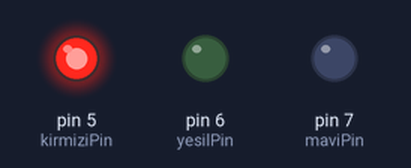
The sketch below on a simulated Arduino Uno, built with avr-gcc and run on an emulated ATmega328P. On the bench: output pins drawn as LEDs (lit = HIGH).

Above: at 0.05 s.
At 1.5 s:
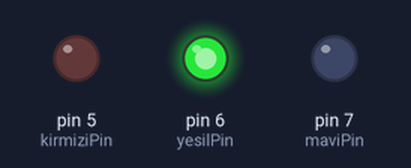
At 2.95 s:
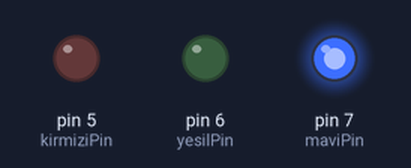
At 3.7 s:
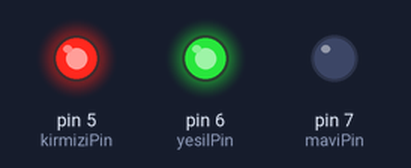
At 4.45 s:
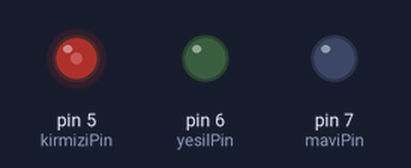
At 5.95 s:
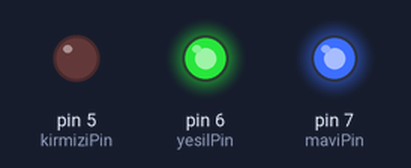
Timing chart, 0 to 7.8 s (numbered marks = the images above):
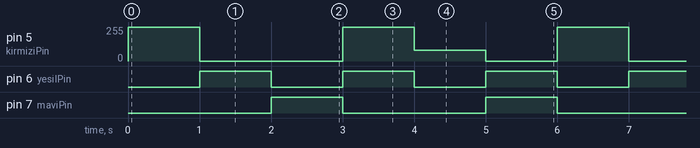

The sketch:

rgb.ino
```cpp
int kirmiziPin = 5;
int yesilPin = 6;
int maviPin = 7;


void setup()
{
  pinMode(kirmiziPin, OUTPUT);
  pinMode(yesilPin, OUTPUT);
  pinMode(maviPin, OUTPUT);
}

void loop()
{
  setColor(255, 0, 0);  // kirmizi
  delay(1000);
  setColor(0, 255, 0);  // yesil
  delay(1000);
  setColor(0, 0, 255);  // mavi
  delay(1000);
  setColor(255, 255, 0);  // yellow
  delay(1000);
  setColor(80, 0, 80);  // purple
  delay(1000);
  setColor(0, 255, 255);  // aqua
  delay(1000);
}

void setColor(int kirmizi, int yesil, int mavi)
{
  #ifdef COMMON_ANODE
    kirmizi = 255 - kirmizi;
    yesil = 255 - yesil;
    mavi = 255 - mavi;
  #endif
  analogWrite(kirmiziPin, kirmizi);
  analogWrite(yesilPin, yesil);
  analogWrite(maviPin, mavi);
}
```

Measured:
- by itself, pin 5 (kirmiziPin): repeats every 6.0 s: 0/255 2.0 s, 255/255 1.0 s, 80/255 1.0 s, 0/255 1.0 s, 255/255 1.0 s
- by itself, pin 6 (yesilPin): alternates HIGH for 1.0 s and LOW for 1.0 s
- by itself, pin 7 (maviPin): alternates HIGH for 1.0 s and LOW for 2.0 s
